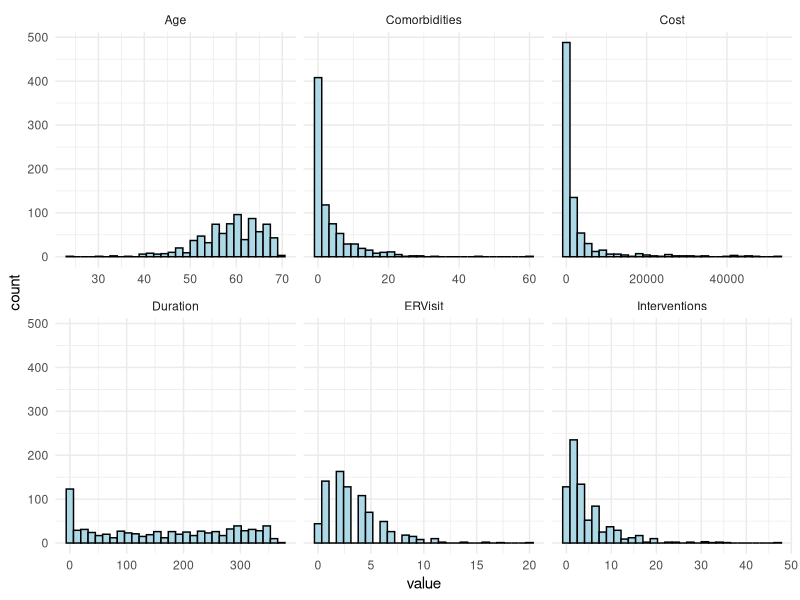
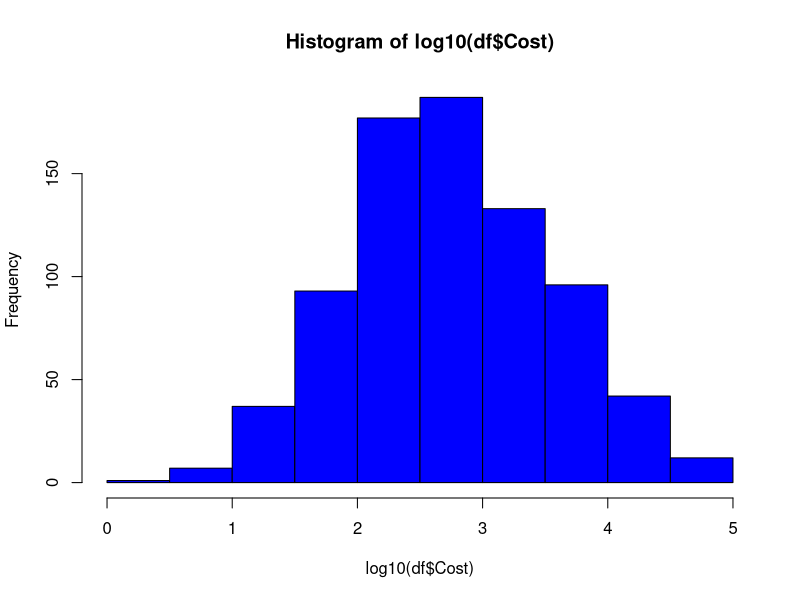
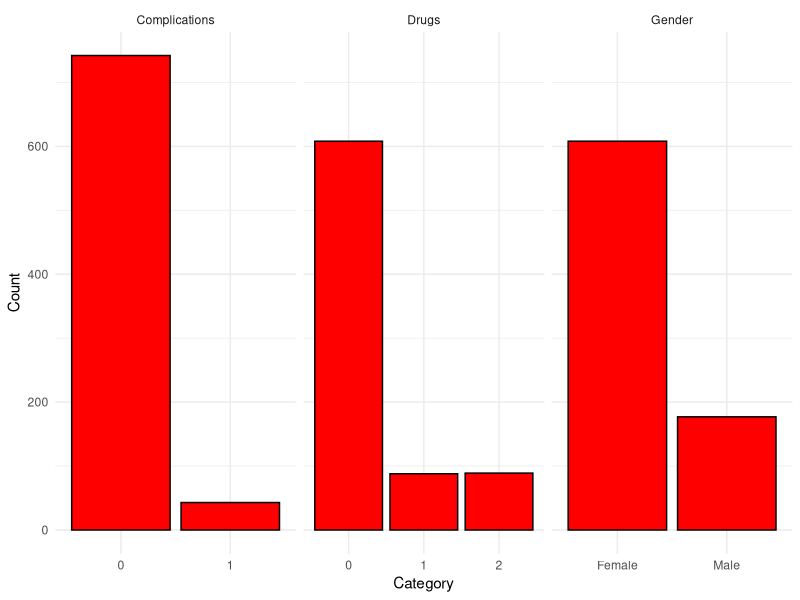
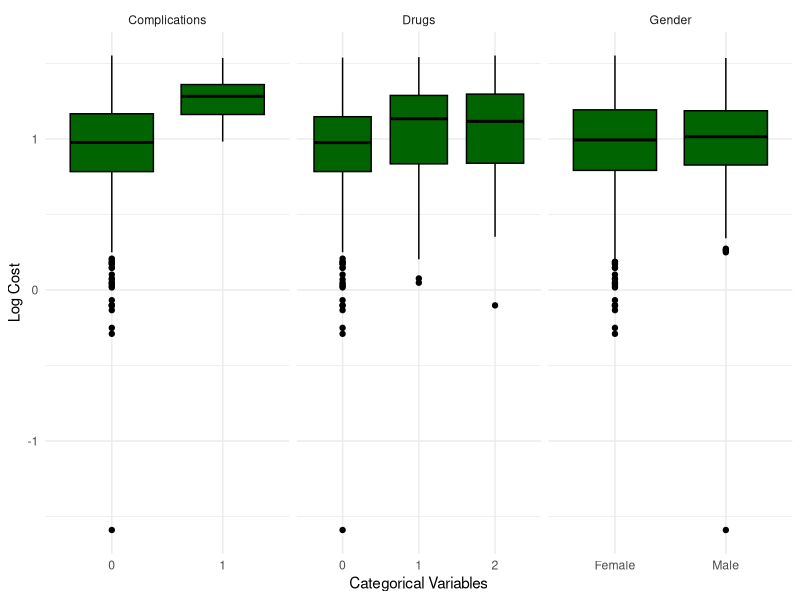
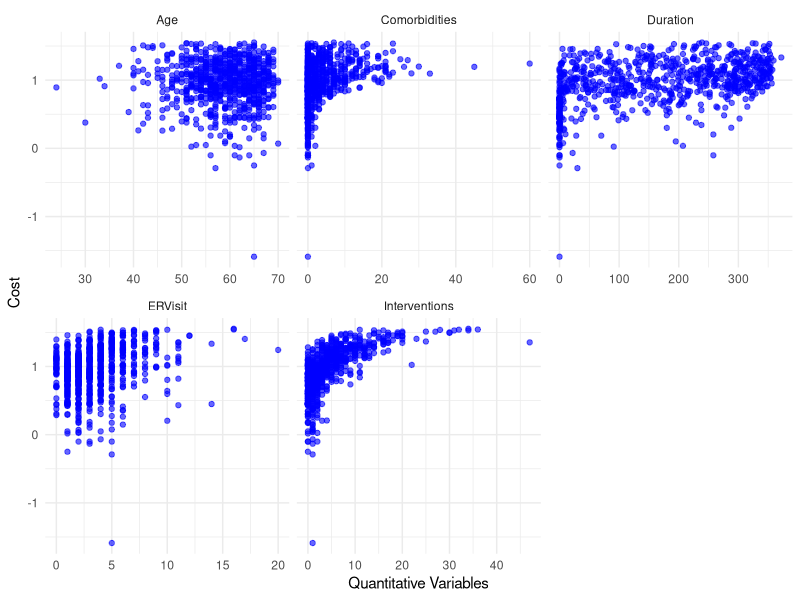
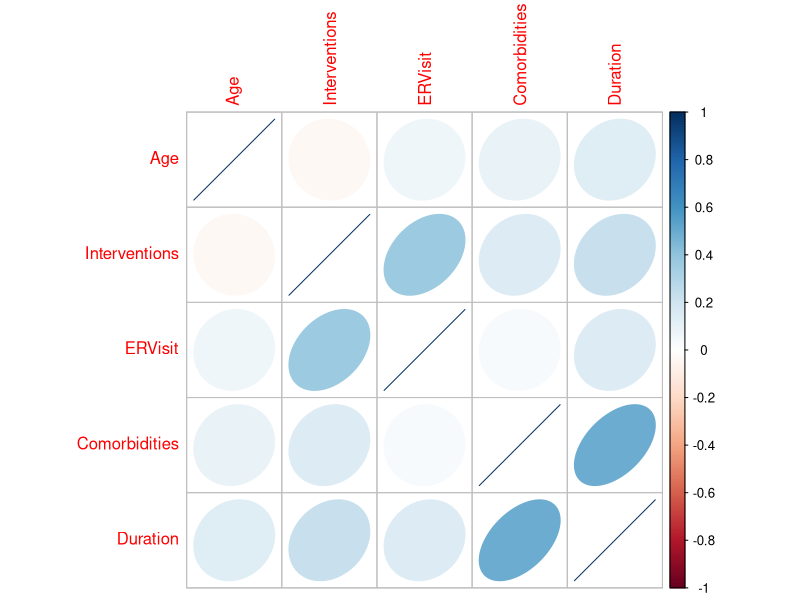

Write R code to recreate these figures, in order.
## ---- chunk 1
# FILL ME IN
df <- read.csv("heart_disease.csv" , header = TRUE)
#df
## ---- chunk 2
# FILL ME IN
summary(df)
## ---- chunk 3
# FILL ME IN
df$Drugs <- factor(df$Drugs)
df$Complications <- factor(df$Complications)
summary(df)
names(df)
## ---- chunk 4
suppressMessages(library(tidyverse))

df <- df %>% select(-id)
names(df)
# FILL ME IN
## ---- chunk 5
# FILL ME IN
df.quant <- df %>% select(-Gender , - Drugs , -Complications)

df.quant_long <-df.quant %>%
  gather(key = "variable", value = "value")

ggplot(df.quant_long, aes(x = value)) +
  geom_histogram(col = "black", fill = "lightblue", bins = 30) +
  facet_wrap(~variable, scales = "free_x") +
  theme_minimal()

## ---- chunk 6
# FILL ME IN
hist(log10(df$Cost),col="blue")

df %>% filter(.,Cost>0) -> df
df$Cost = log10(df$Cost)
## ---- chunk 7
# FILL ME IN
gender_table <- table(df$Gender)
drugs_table <- table(df$Drugs)
complications_table <- table(df$Complications)

print(gender_table)
print(drugs_table)
print(complications_table)

df.cat <- df %>%
  select(Gender, Drugs, Complications) %>%
  gather(key = "variable", value = "value")

ggplot(df.cat, aes(x = value)) +
  geom_bar(col = "black", fill = "red") +  
  facet_wrap(~variable, scales = "free_x") +     
  labs(x = "Category", y = "Count") +            
  theme_minimal()
## ---- chunk 8
# FILL ME IN
table(df$Drugs , df$Complications)
## ---- chunk 9
# FILL ME IN
df.cat <- df %>%
  select(Gender, Drugs, Complications) %>%
  gather(key = "variable", value = "value")

ggplot(df.cat, aes(x = value, y = rep(log(df$Cost), 3))) +
  geom_boxplot(fill = "darkgreen", color = "black") +    
  facet_wrap(~variable, scales = "free_x") +             
  ylab("Log Cost") +                                    
  xlab("Categorical Variables") +                       
  theme_minimal() 

## ---- chunk 10
# FILL ME IN
df.cat <- df %>%
  select(Age, Interventions, ERVisit, Comorbidities, Duration) %>%
  gather(key = "variable", value = "value")

ggplot(df.cat, aes(x = value, y = rep(log(df$Cost), 5))) +
  geom_point(alpha = 0.6, color = "blue") +    
  facet_wrap(~variable, scales = "free_x") +             
  ylab("Cost") +                                    
  xlab("Quantitative Variables") +                       
  theme_minimal() 

## ---- chunk 11
suppressMessages(library(corrplot))
# FILL ME IN
df.quant <- df %>% select(Age, Interventions, ERVisit, Comorbidities, Duration)

cor_matrix <- cor(df.quant)

corrplot(cor_matrix, method = "ellipse")
